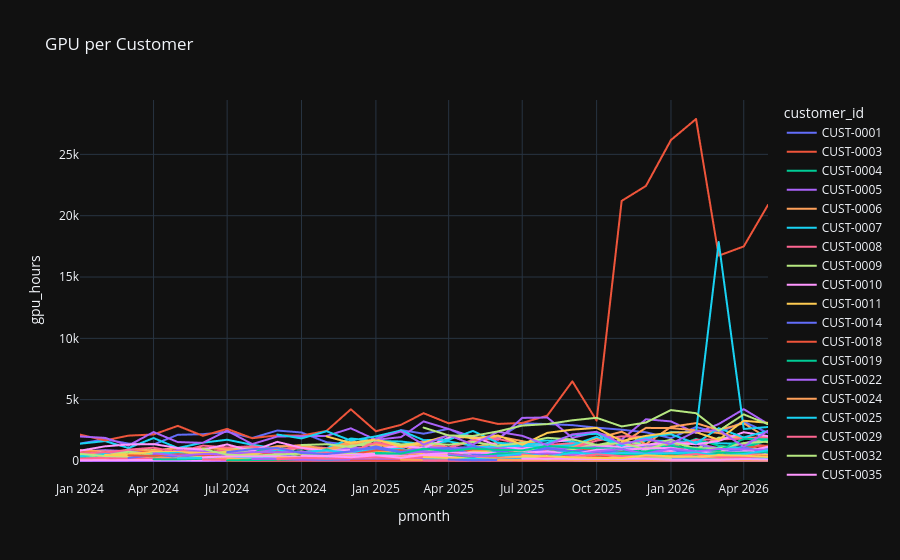

Notebook source saved alongside this figure:
### Markdown cell above
Here there are clear customers that are larger than all the others
1. Cust-0006 (Top-1 partner)

Examples of large partners, but smaller than top-1
1. Cust-0024
2. Cust-0069
3. Cust-0001

### Code cell
fig = px.line(
    df,
    x="pmonth",
    y="gpu_hours",
    color="customer_id",
    title="GPU per Customer"
)
# fig.write_image("block1_customers_by_segment.png")
fig.show()
